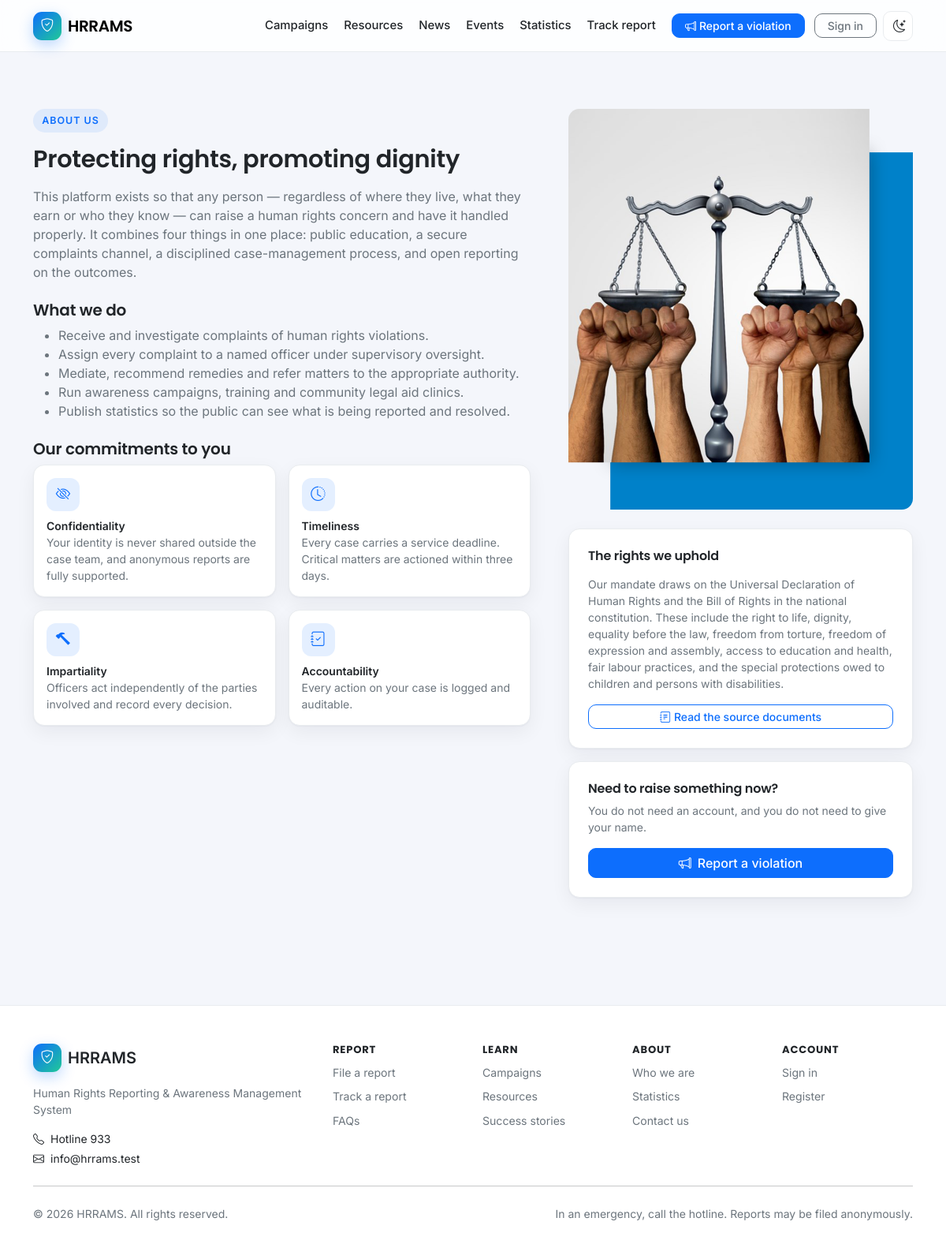
/about, run on the app's committed database.
### tables this page shows
CREATE TABLE settings (
  id            INT UNSIGNED AUTO_INCREMENT PRIMARY KEY,
  skey          VARCHAR(100) NOT NULL,
  svalue        TEXT         NULL,
  stype         ENUM('string','int','bool','json') NOT NULL DEFAULT 'string',
  group_name    VARCHAR(60)  NOT NULL DEFAULT 'general',
  created_at    DATETIME     NOT NULL DEFAULT CURRENT_TIMESTAMP,
  updated_at    DATETIME     NULL ON UPDATE CURRENT_TIMESTAMP,
  updated_by    INT UNSIGNED NULL,
  deleted_at    DATETIME     NULL,
  UNIQUE KEY uq_settings_key (skey)
);

### app/Core/Request.php (called while the page is built, shortened)
<?php
final class Request
{
    public static function method(): string
    {
        $method = strtoupper($_SERVER['REQUEST_METHOD'] ?? 'GET');
        return $method;
    }
    public static function path(): string
    {
        $uri = parse_url($_SERVER['REQUEST_URI'] ?? '/', PHP_URL_PATH) ?: '/';
        $dir = rtrim(str_replace('\\', '/', dirname($_SERVER['SCRIPT_NAME'] ?? '')), '/');
        $uri = '/' . trim($uri, '/');
        return $uri === '/index.php' ? '/' : $uri;
    }
}

### app/Core/View.php (called while the page is built, shortened)
<?php
final class View
{
    public static function render(string $view, array $data = [], string $layout = 'public'): void
    {
        extract($data, EXTR_SKIP);
        $content = ob_get_clean();
        $layoutFile = App::config('app.views') . '/layouts/' . $layout . '.php';
        require $layoutFile;
    }
}

### app/Core/Controller.php (called while the page is built, shortened)
<?php
abstract class Controller
{
    protected function view(string $view, array $data = [], string $layout = 'public'): void
    {
        $data += [
            'errors' => Flash::errors(),
            'old'    => Flash::old(),
        ];
        View::render($view, $data, $layout);
    }
}

### app/Controllers/HomeController.php (called while the page is built, shortened)
<?php
final class HomeController extends Controller
{
    public function about(): void
    {
        $this->view('public/about', ['title' => 'About the Commission']);
    }
}

### public/index.php (called while the page is built, shortened)
<?php
$appRoot   = null;
$isAppDir = static fn($p): bool => is_string($p) && $p !== '' && is_file(rtrim($p, '/') . '/app/Core/App.php');
if ($appRoot === null) {
    $candidate = dirname(__DIR__);
    if ($isAppDir($candidate)) {
        $appRoot = $candidate;
    }
}
require $appRoot . '/app/Core/App.php';
require $appRoot . '/app/Core/helpers.php';
$router = require $appRoot . '/config/routes.php';
$router->dispatch();

### app/Core/App.php (called while the page is built, shortened)
<?php
final class App
{
    private static function registerAutoloader(): void
    {
        spl_autoload_register(static function (string $class): void {
            $relative = str_replace('\\', '/', substr($class, 4));
            $file     = dirname(__DIR__) . '/' . $relative . '.php';
        });
    }
    public static function isSecure(): bool
    {
        return (!empty($_SERVER['HTTPS']) && $_SERVER['HTTPS'] !== 'off')
            || ($_SERVER['HTTP_X_FORWARDED_PROTO'] ?? '') === 'https'
            || (int)($_SERVER['SERVER_PORT'] ?? 80) === 443;
    }
    public static function baseUrl(): string
    {
        static $base = null;
        if ($base !== null) {
            return $base;
        }
        $scheme = self::isSecure() ? 'https' : 'http';
        $host   = $_SERVER['HTTP_HOST'] ?? 'localhost';
        $dir    = rtrim(str_replace('\\', '/', dirname($_SERVER['SCRIPT_NAME'] ?? '/index.php')), '/');
        return $base = $scheme . '://' . $host . $dir;
    }
    public static function url(string $path = ''): string
    {
        return self::baseUrl() . '/' . ltrim($path, '/');
    }
}

### app/Core/helpers.php (called while the page is built, shortened)
<?php
function e(mixed $value): string
{
    return htmlspecialchars((string)($value ?? ''), ENT_QUOTES | ENT_SUBSTITUTE, 'UTF-8');
}
function url(string $path = ''): string
{
    return App::url($path);
}
function asset(string $path): string
{
    return App::url('assets/' . ltrim($path, '/'));
}
function activeIf(string $prefix): string
{
    return str_starts_with(Request::path(), '/' . trim($prefix, '/')) ? ' active' : '';
}

### app/Core/Database.php (called while the page is built, shortened)
<?php
final class Database
{
    private static ?Database $instance = null;
    private PDO $pdo;
    private function __construct(array $cfg)
    {
        $dsn = sprintf(
            'mysql:host=%s;port=%d;dbname=%s;charset=%s',
            $cfg['host'], (int)$cfg['port'], $cfg['name'], $cfg['charset']
        );
        try {
            $this->pdo = new PDO($dsn, $cfg['user'], $cfg['pass'], [
                PDO::ATTR_ERRMODE            => PDO::ERRMODE_EXCEPTION,
                PDO::ATTR_DEFAULT_FETCH_MODE => PDO::FETCH_ASSOC,
                PDO::ATTR_EMULATE_PREPARES   => false,
                PDO::ATTR_STRINGIFY_FETCHES  => false,
            ]);
        } catch (PDOException $e) {
            App::log('db', 'Connection failed: ' . $e->getMessage());
            throw new RuntimeException('Database connection failed.', 0, $e);
        }
    }
    public static function instance(): Database
    {
        if (self::$instance === null) {
            self::$instance = new self(App::config('db'));
        }
        return self::$instance;
    }
    public function run(string $sql, array $params = []): PDOStatement
    {
        $stmt = $this->pdo->prepare($sql);
        foreach ($params as $key => $value) {
            $name = is_int($key) ? $key + 1 : (str_starts_with((string)$key, ':') ? $key : ':' . $key);
            $type = match (true) {
                is_int($value)  => PDO::PARAM_INT,
                is_bool($value) => PDO::PARAM_BOOL,
                is_null($value) => PDO::PARAM_NULL,
                default         => PDO::PARAM_STR,
            };
            $stmt->bindValue($name, $value, $type);
        }
        $stmt->execute();
        return $stmt;
    }
    public function all(string $sql, array $params = []): array
    {
        return $this->run($sql, $params)->fetchAll();
    }
}

### app/Models/Setting.php (called while the page is built, shortened)
<?php
final class Setting
{
    private static ?array $cache = null;
    public static function all(): array
    {
        if (self::$cache !== null) {
            return self::$cache;
        }
        $rows = Database::instance()->all(
            'SELECT skey, svalue, stype, group_name FROM settings WHERE deleted_at IS NULL ORDER BY group_name, skey'
        );
        $out = [];
        foreach ($rows as $row) {
            $out[$row['skey']] = [
                'value' => self::cast((string)$row['svalue'], (string)$row['stype']),
                'type'  => $row['stype'],
                'group' => $row['group_name'],
            ];
        }
        return self::$cache = $out;
    }
    public static function get(string $key, mixed $default = null): mixed
    {
        return self::all()[$key]['value'] ?? $default;
    }
    private static function cast(string $value, string $type): mixed
    {
        return match ($type) {
            'int'  => (int)$value,
            'bool' => $value === '1' || $value === 'true',
            'json' => json_decode($value, true) ?? [],
            default => $value,
        };
    }
}

### app/Core/Session.php (called while the page is built, shortened)
<?php
final class Session
{
    public static function get(string $key, mixed $default = null): mixed
    {
        return $_SESSION[$key] ?? $default;
    }
}

### app/Core/Auth.php (called while the page is built, shortened)
<?php
final class Auth
{
    public static function id(): ?int
    {
        $id = Session::get('user_id');
        return is_int($id) ? $id : (is_numeric($id) ? (int)$id : null);
    }
    public static function check(): bool
    {
        return self::user() !== null;
    }
    public static function user(): ?array
    {
        $id = self::id();
        if ($id === null) {
            $id = self::id();
            if ($id === null) {
                return null;
            }
        }
        $user = (new User())->find($id);
        return self::$user = $user;
    }
    private static function attemptRememberLogin(): void
    {
        $cookie = $_COOKIE['hrrams_remember'] ?? '';
        if (!is_string($cookie) || !str_contains($cookie, ':')) {
            return;
        }
    }
}

### app/Views/layouts/public.php (the view, shortened to what this page needs)
<?php
$siteName = (string)Setting::get('site_name', 'HRRAMS');
?>
<!doctype html>
<html lang="en" data-bs-theme="light">
<head>
<link href="https://cdn.jsdelivr.net/npm/bootstrap@5.3.3/dist/css/bootstrap.min.css" rel="stylesheet">
<link href="https://cdn.jsdelivr.net/npm/bootstrap-icons@1.11.3/font/bootstrap-icons.min.css" rel="stylesheet">
<link href="<?= e(asset('css/app.css')) ?>" rel="stylesheet">
</head>
<body class="site-public">
<nav class="navbar navbar-expand-lg site-nav sticky-top">
  <div class="container">
    <a class="navbar-brand d-flex align-items-center gap-2" href="<?= e(url('/')) ?>">
      <span class="brand-mark"><i class="bi bi-shield-check"></i></span>
      <span class="brand-text"><?= e($siteName) ?></span>
    </a>
    <div class="collapse navbar-collapse" id="nav">
      <ul class="navbar-nav ms-auto align-items-lg-center gap-lg-1">
        <li class="nav-item"><a class="nav-link<?= activeIf('campaigns') ?>" href="<?= e(url('campaigns')) ?>">Campaigns</a></li>
        <li class="nav-item"><a class="nav-link<?= activeIf('resources') ?>" href="<?= e(url('resources')) ?>">Resources</a></li>
        <li class="nav-item"><a class="nav-link<?= activeIf('news') ?>" href="<?= e(url('news')) ?>">News</a></li>
        <li class="nav-item"><a class="nav-link<?= activeIf('events') ?>" href="<?= e(url('events')) ?>">Events</a></li>
        <li class="nav-item"><a class="nav-link<?= activeIf('statistics') ?>" href="<?= e(url('statistics')) ?>">Statistics</a></li>
        <li class="nav-item"><a class="nav-link<?= activeIf('track') ?>" href="<?= e(url('track')) ?>">Track report</a></li>
        <li class="nav-item ms-lg-2">
          <a class="btn btn-primary btn-sm px-3" href="<?= e(url('report')) ?>">
            <i class="bi bi-megaphone me-1"></i>Report a violation
          </a>
        </li>
        <?php if (Auth::check()): ?>
          <li class="nav-item ms-lg-2">
            <a class="btn btn-outline-secondary btn-sm px-3" href="<?= e(url(Auth::homeRoute())) ?>">
              <i class="bi bi-speedometer2 me-1"></i>My area
            </a>
          </li>
        <?php else: ?>
          <li class="nav-item ms-lg-2">
            <a class="btn btn-outline-secondary btn-sm px-3" href="<?= e(url('login')) ?>">Sign in</a>
          </li>
        <?php endif; ?>
        <li class="nav-item ms-lg-1">
          <button class="btn btn-icon" type="button" id="themeToggle" aria-label="Toggle dark mode">
            <i class="bi bi-moon-stars"></i>
          </button>
        </li>
      </ul>
    </div>
  </div>
</nav>
<main id="main">
  <?= $content ?>
</main>
<footer class="site-footer">
  <div class="container">
    <div class="row g-4">
      <div class="col-lg-4">
        <div class="d-flex align-items-center gap-2 mb-3">
          <span class="brand-mark"><i class="bi bi-shield-check"></i></span>
          <span class="fw-semibold fs-5"><?= e($siteName) ?></span>
        </div>
        <p class="text-muted small mb-3"><?= e(Setting::get('site_tagline', '')) ?></p>
        <p class="small mb-1"><i class="bi bi-telephone me-2"></i>Hotline <?= e(Setting::get('hotline', '933')) ?></p>
        <p class="small mb-0"><i class="bi bi-envelope me-2"></i><?= e(Setting::get('contact_email', '')) ?></p>
      </div>
      <div class="col-6 col-lg-2">
        <h6 class="footer-title">Report</h6>
        <ul class="footer-links">
          <li><a href="<?= e(url('report')) ?>">File a report</a></li>
          <li><a href="<?= e(url('track')) ?>">Track a report</a></li>
          <li><a href="<?= e(url('faqs')) ?>">FAQs</a></li>
        </ul>
      </div>
      <div class="col-6 col-lg-2">
        <h6 class="footer-title">Learn</h6>
        <ul class="footer-links">
          <li><a href="<?= e(url('campaigns')) ?>">Campaigns</a></li>
          <li><a href="<?= e(url('resources')) ?>">Resources</a></li>
          <li><a href="<?= e(url('stories')) ?>">Success stories</a></li>
        </ul>
      </div>
      <div class="col-6 col-lg-2">
        <h6 class="footer-title">About</h6>
        <ul class="footer-links">
          <li><a href="<?= e(url('about')) ?>">Who we are</a></li>
          <li><a href="<?= e(url('statistics')) ?>">Statistics</a></li>
          <li><a href="<?= e(url('contact')) ?>">Contact us</a></li>
        </ul>
      </div>
      <div class="col-6 col-lg-2">
        <h6 class="footer-title">Account</h6>
        <ul class="footer-links">
          <li><a href="<?= e(url('login')) ?>">Sign in</a></li>
          <li><a href="<?= e(url('register')) ?>">Register</a></li>
        </ul>
      </div>
    </div>
    <hr class="my-4">
    <div class="d-flex flex-wrap justify-content-between gap-2 small text-muted">
      <span>&copy; <?= date('Y') ?> <?= e($siteName) ?>. All rights reserved.</span>
      <span>In an emergency, call the hotline. Reports may be filed anonymously.</span>
    </div>
  </div>
</footer>
</body>
</html>

### app/Core/Router.php (shortened to what this page needs)
<?php
final class Router
{
    private array $routes = ['GET' => [], 'POST' => [], 'PUT' => [], 'PATCH' => [], 'DELETE' => []];
    private function add(string $method, string $pattern, array $handler, array $middleware): void
    {
        $this->routes[$method][] = [
            'pattern'    => '/' . trim($pattern, '/'),
            'handler'    => $handler,
            'middleware' => $middleware,
        ];
    }
    public function dispatch(): void
    {
        $method = Request::method();
        $path   = Request::path();
        foreach ($this->routes[$method] ?? [] as $route) {
            $params = $this->match($route['pattern'], $path);
            if ($params === null) {
                continue;
            }
            [$class, $action] = $route['handler'];
            (new $fqcn())->{$action}(...array_values($params));
            return;
        }
    }
    private function match(string $pattern, string $path): ?array
    {
        if ($pattern === $path) {
            return [];
        }
        $pSeg = explode('/', trim($pattern, '/'));
        $uSeg = explode('/', trim($path, '/'));
        $params = [];
        foreach ($pSeg as $i => $segment) {
            if ($segment !== $uSeg[$i]) {
                return null;
            }
        }
        return $params;
    }
}

### data on the page
settings: svalue "Human Rights Reporting & Awareness Management System"
settings: svalue "933"
settings: svalue "info@hrrams.test"

### other printed values
$siteName "HRRAMS"
$heading "Confidentiality"
$text "Your identity is never shared outside the case team, and anonymous reports are fully supported."
$heading "Timeliness"
$text "Every case carries a service deadline. Critical matters are actioned within three days."
$heading "Impartiality"
$text "Officers act independently of the parties involved and record every decision."
$heading "Accountability"
$text "Every action on your case is logged and auditable."
